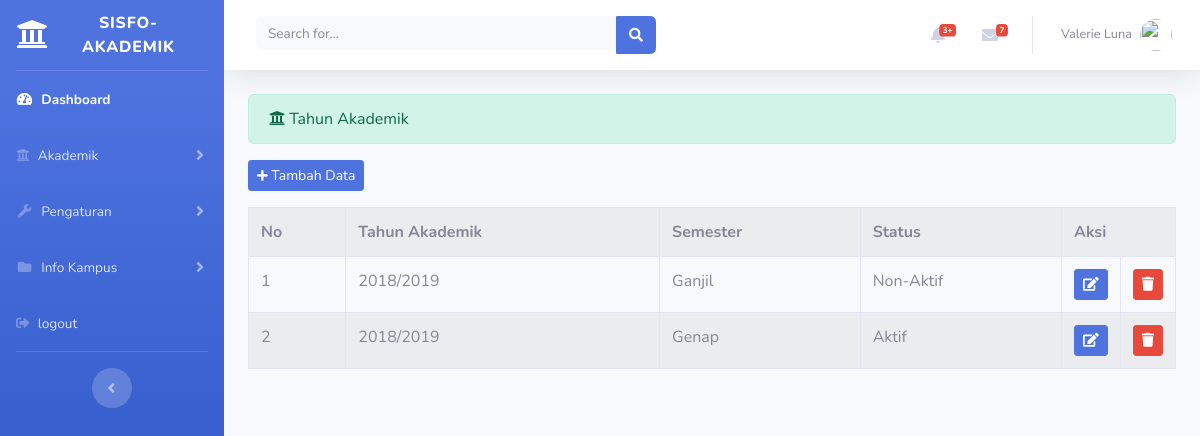
The page /index.php/administrator/tahun_akademik on the database its author committed.
### tables this page shows
CREATE TABLE `tahun_akademik` (
  `id_thn_akad` int(11) NOT NULL,
  `tahun_akademik` varchar(20) NOT NULL,
  `semester` varchar(20) NOT NULL,
  `status` varchar(20) NOT NULL
);

### application/controllers/administrator/tahun_akademik.php (called while the page is built, shortened)
<?php
class Tahun_akademik extends CI_Controller{
	public function index()
	{
		$data['tahun_akademik'] = $this->tahunakademik_model->tampil_data('tahun_akademik')->result();
		$this->load->view('templates_administrator/header');
		$this->load->view('templates_administrator/sidebar');
		$this->load->view('administrator/tahun_akademik', $data);
		$this->load->view('templates_administrator/footer');
	}
}

### index.php (called while the page is built, shortened)
<?php
require_once BASEPATH.'core/CodeIgniter.php';

### application/models/tahunakademik_model.php (called while the page is built, shortened)
<?php
class Tahunakademik_model extends CI_Model{
	public function tampil_data($table)
	{
		return $this->db->get($table);
	}
}

### application/views/administrator/tahun_akademik.php (the view, shortened to what this page needs)
<div class="container-fluid">
	<div class="alert alert-success" role="alert">
		<i class="fas fa-university"></i> Tahun Akademik
  	</div>
  	<?php echo anchor('administrator/tahun_akademik/tambah_tahun_akademik','<button class="btn btn-sm btn-primary mb-3"><i class="fas fa-plus fa-sm"></i> Tambah Data</button>') ?>
	<table class="table table-hover table-bordered table-striped">
		<tr>
			<th>No</th>
			<th>Tahun Akademik</th>
			<th>Semester</th>
			<th>Status</th>
			<th colspan="2">Aksi</th>
		</tr>
		<?php
		$no = 1;
		foreach($tahun_akademik as $ak) : ?>
			<tr>
				<td><?php echo $no++ ?></td>
				<td><?php echo $ak->tahun_akademik ?></td>
				<td><?php echo $ak->semester ?></td>
				<td><?php echo $ak->status ?></td>
				<td width="20px"><?php echo anchor('administrator/tahun_akademik/update/'.$ak->id_thn_akad,'<div class="btn btn-sm btn-primary"><i class="fa fa-edit"></i></div>') ?></td>
  				<td width="20px"><?php echo anchor('administrator/tahun_akademik/delete/'.$ak->id_thn_akad,'<div class="btn btn-sm btn-danger"><i class="fa fa-trash"></i></div>') ?></td>
			</tr>
		<?php endforeach; ?>
	</table>
</div>

### rows shown on the page
tahun_akademik: tahun_akademik "2018/2019", semester "Ganjil", status "Non-Aktif"
tahun_akademik: tahun_akademik "2018/2019", semester "Genap", status "Aktif"
